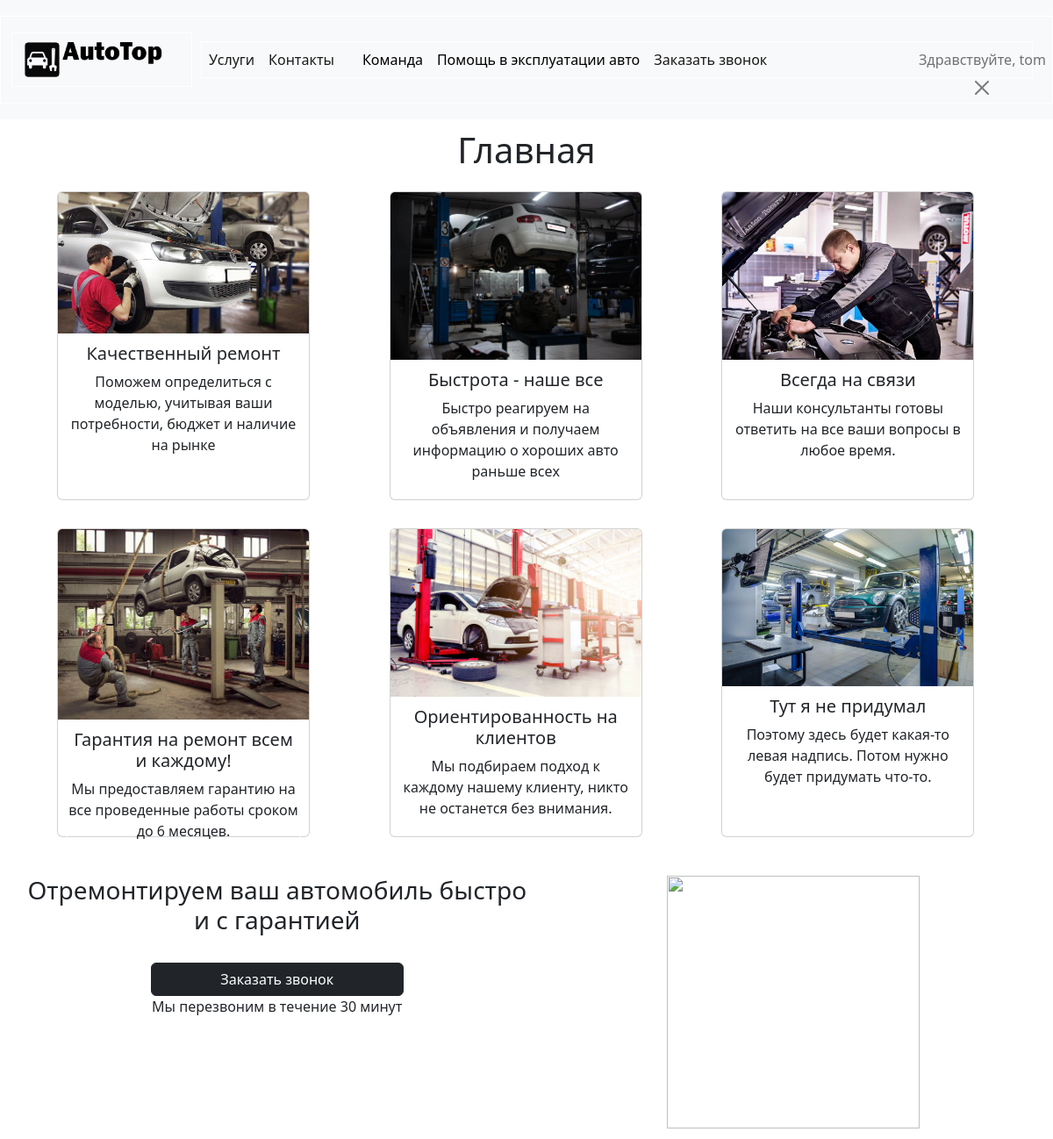
The app's page / (signed in) with its own data.
### home/models.py (models this page shows, shortened)
class mainCart(models.Model):
    name = models.CharField(max_length=200)
    image = models.ImageField(upload_to='images/', null=True, max_length=255)
    author = models.ForeignKey(
        'auth.User',
        on_delete=models.CASCADE,
    )
    body = models.TextField()

### home/views.py (the view)
# urls.py: path('', mainCart.as_view(), name = "home"),
class mainCart(ListView):
    model = mainCart
    template_name = 'home/index.html'

### templates/home/index.html
{% extends 'home/base.html' %}
{% load static %}
{% block content %}
<h1>Главная</h1>
<div class="container" >
  <div class="row align-items-start" >
    {% for cpec in object_list %}
        <div class="col" >
            <div class="card" style="width: 18rem; height: 22rem">
                <img class="card-img-top" src="{{cpec.image.url}}" alt="Card image cap">
                    <div class="car d-body">
                        <h5 class="card-title">{{ cpec.name}}</h5>
                         <p class="card-text">{{ cpec.body }}</p>
                     </div>
            </div>
        </div>
    {% endfor %}
  </div>
</div>
<div class="textcols">
	<div class="textcols-row">
		<div class="textcols-item">
<h3>Отремонтируем ваш автомобиль быстро и с гарантией</h3><br>
      <button style="width: 18rem " class="btn btn-dark" onclick="window.location.href='{% url 'feedback_new' %}'" type="button">Заказать звонок</button><br>
      <p>Мы перезвоним в течение 30 минут</p>
		</div>
		<div class="textcols-item">
            <img src="{% static 'img/ecpmot.jpg' %}" style="height: 18rem">
		</div>
	</div>
</div>
{% endblock content %}

### templates/home/base.html (shortened to what this page needs)
{% load static %}
<html>
  <head>
    <link href="https://cdn.jsdelivr.net/npm/bootstrap@5.2.2/dist/css/bootstrap.min.css" rel="stylesheet">
   <link rel="stylesheet" href="https://use.fontawesome.com/releases/v5.8.2/css/all.css">
    <link href="{% static 'css/style.css' %}" rel="stylesheet">
  </head>
  <body>
    <header>
      <nav class="navbar navbar-expand-xl navbar-light bg-light">
        <div class="container-fluid">
            <nav class="navbar navbar-light bg-light">
              <div class="container">
                <a class="navbar-brand" href="{% url 'home'%}">
                  <img src="{% static 'img/logo_AutoTop.png' %}" height="50" alt="MDB Logo"
                    loading="lazy" />
                </a>
              </div>
            </nav>
          <div class="collapse navbar-collapse show" id="navbarWithDropdown">
            <ul class="navbar-nav">
              <li class="nav-item">
                <a class="nav-link active underline-one" aria-current="page" href="{% url 'services' %}">Услуги</a>
              </li>
              <li class="nav-item">
                <a class="nav-link active underline-one" aria-current="page" href="{% url 'contact' %}">Контакты</a>
              </li>
              <li class="nav-item">
                <a class="nav-link" href="#"></a>
              </li>
              <li class="nav-item dropdown">
                <a class="nav-link underline-one" href="" id="navbarDropdownMenuLink1" role="button" data-bs-toggle="dropdown" aria-expanded="false">
                  Команда
                </a>
              </li>
              <li class="nav-item dropdown">
                <a class="nav-link underline-one" href="#" id="navbarDropdownMenuLink2" role="button" data-bs-toggle="dropdown" aria-expanded="false">
                  Помощь в эксплуатации авто
                </a>
                <li class="nav-item " >
                <a class="nav-link active underline-one" aria-current="page" href="{% url 'feedback_new'%}">Заказать звонок</a>
              </li>
              <li class="nav-item" style="right: 0; position: absolute;">
                {% if user.is_authenticated %}
                  <a class="nav-link " aria-current="page" href="{% url 'users-profile' %}">Здравствуйте, {{ user.username }}</a>
                  <button class="btn-close" onclick="window.location.href='{% url 'logout' %}'"></button>
                {% endif %}
              </li>
              </li>
            </ul>
          </div>
        </div>
      </nav>
    </header>
    <div>
      {% block content %}
      {% endblock content %}
    </div>
  </body>
</html>

### static/css/style.css (style rules this page uses)
body { margin: 0; }
.underline-one { color: #000000; position: relative; cursor: pointer; text-decoration: none; }
.underline-one:after { content: ""; display: block; position: absolute; right: 0; bottom: -3px; width: 0; height: 2px; background-color: rgba(38, 38, 34, 0.83); transition: width 0.5s; }
html, body { height: 100%; }
div { border: 1px solid #fff; margin:10px; text-align: center; }
.textcols { display: table; width: 100%; border-collapse: collapse; }
.textcols-row { display: table-row; }
.textcols-item { display: table-cell; width: 50%; vertical-align: top; padding: 0; }

### records on screen
mainCart: image (picture), name "Качественный ремонт", body "Поможем определиться с моделью, учитывая ваши потребности, бюджет и наличие на рынке"
mainCart: image (picture), name "Быстрота - наше все", body "Быстро реагируем на объявления и получаем информацию о хороших авто раньше всех"
mainCart: image (picture), name "Всегда на связи", body "Наши консультанты готовы ответить на все ваши вопросы в любое время."
mainCart: image (picture), name "Гарантия на ремонт всем и каждому!", body "Мы предоставляем гарантию на все проведенные работы сроком до 6 месяцев."
mainCart: image (picture), name "Ориентированность на клиентов", body "Мы подбираем подход к каждому нашему клиенту, никто не останется без внимания."
mainCart: image (picture), name "Тут я не придумал", body "Поэтому здесь будет какая-то левая надпись. Потом нужно будет придумать что-то."

### other values on screen
{{ user.username }} "tom"
